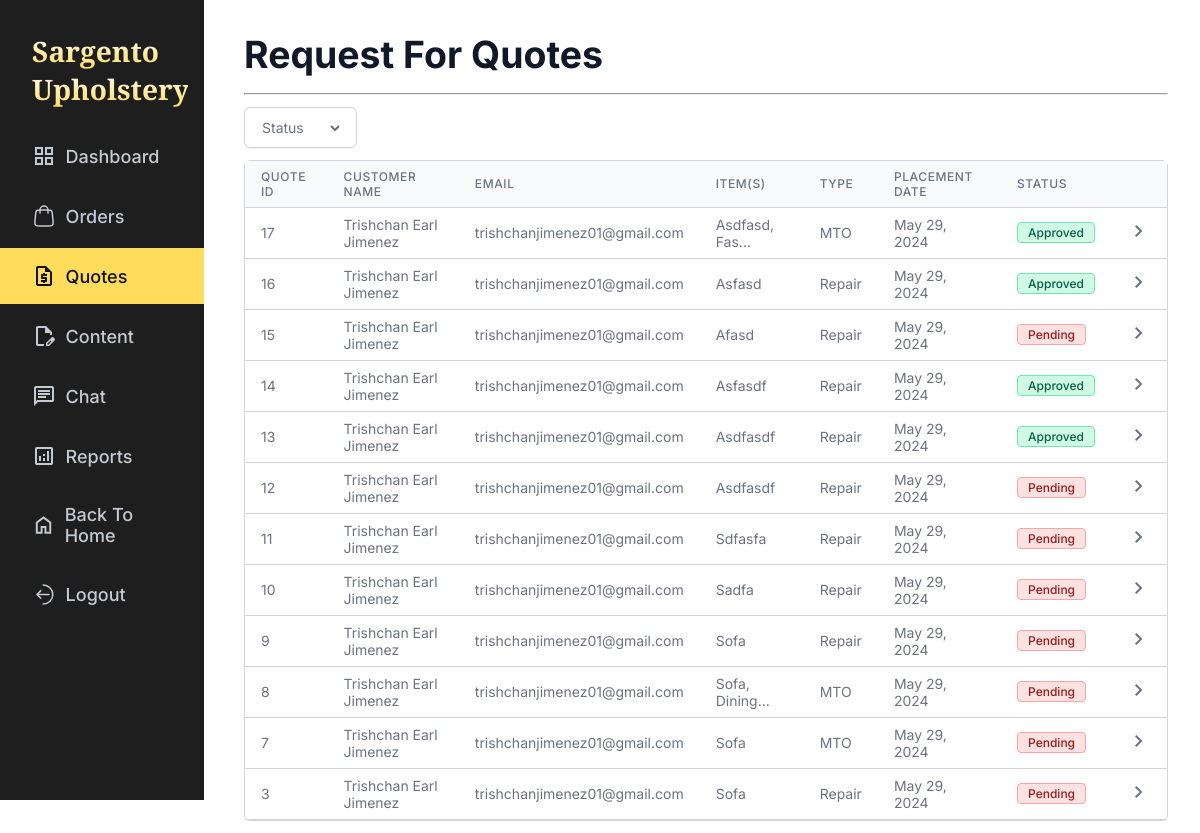
Before: /admin/quotations.php (signed in) with the older database file.
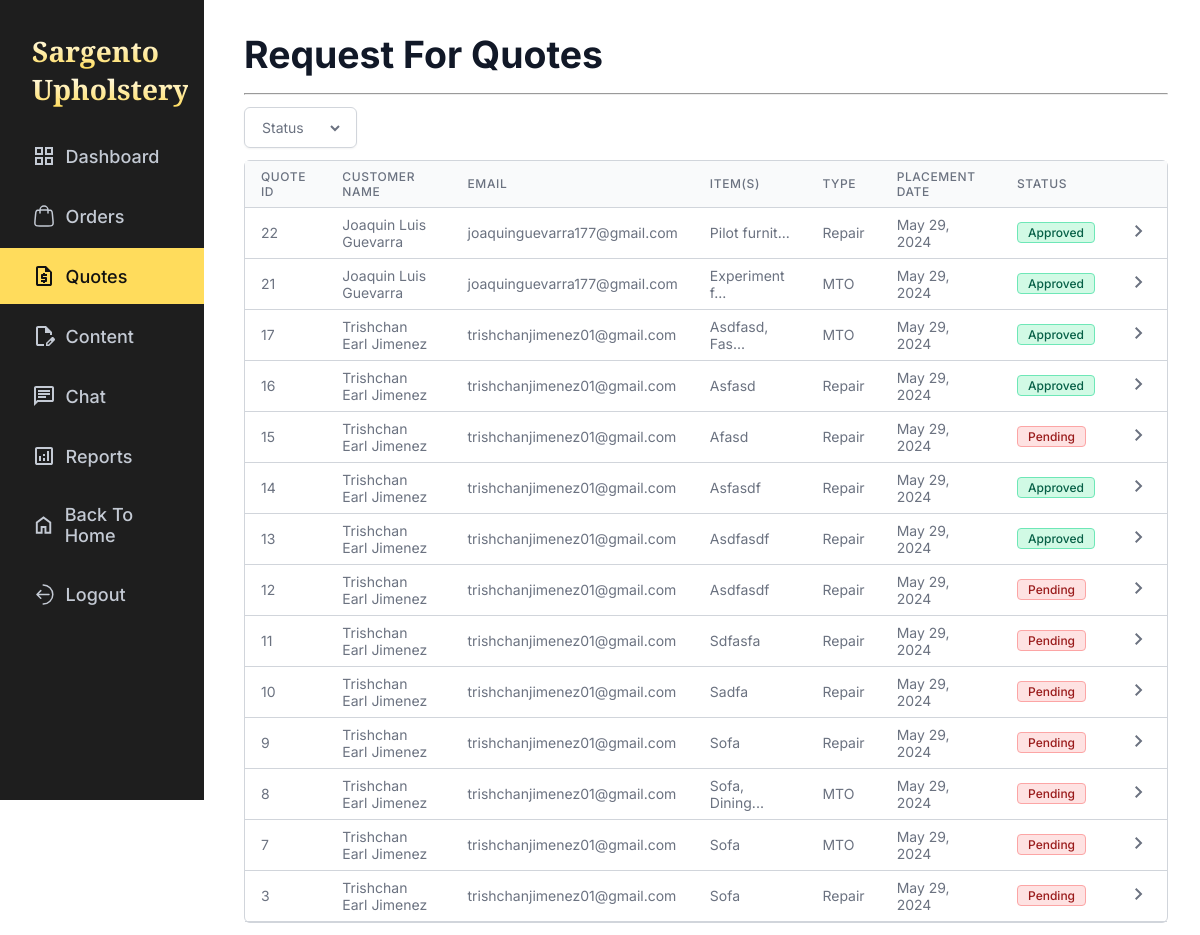
After: the same page with the newer database file.
### tables this page shows
CREATE TABLE `quotes` (
  `quote_id` int NOT NULL,
  `customer_id` int DEFAULT NULL,
  `service_type` enum('','repair','mto') DEFAULT NULL,
  `total_price` float DEFAULT NULL,
  `quote_status` enum('pending','approved','modified','rejected','accepted','cancelled') DEFAULT 'pending',
  `created_at` timestamp NULL DEFAULT CURRENT_TIMESTAMP,
  `updated_at` timestamp NULL DEFAULT CURRENT_TIMESTAMP ON UPDATE CURRENT_TIMESTAMP
);

CREATE TABLE `users` (
  `user_id` int NOT NULL,
  `name` varchar(255) DEFAULT NULL,
  `email` varchar(255) NOT NULL,
  `password` char(255) NOT NULL,
  `user_type` enum('customer','admin') NOT NULL,
  `contact_number` varchar(11) NOT NULL,
  `token_hash` varchar(255) DEFAULT NULL,
  `token_expiry` datetime DEFAULT NULL
);

### admin/quotations.php (the view, shortened to what this page needs)
<?php
    require '../database_connection.php';
    $status_filter = isset($_GET['quote-status']) ? $_GET['quote-status'] : 'default';
    $quotationSql = "
        SELECT
            Q.quote_id,
            U.name,
            U.email,
            q.service_type AS type,
            GROUP_CONCAT(CONCAT(UPPER(SUBSTRING(I.furniture, 1, 1)), LOWER(SUBSTRING(I.furniture, 2))) SEPARATOR ', ') AS item,
            q.created_at AS placement_date,
            q.quote_status AS status
        FROM
            quotes Q
        JOIN
            users U ON U.user_id = Q.customer_id
        LEFT JOIN
            items I USING(quote_id)
        GROUP BY
            Q.quote_id
    ";
    if($status_filter !== 'default') {
        $quotationSql .= " HAVING status = :status_filter ";
    } else {
        $quotationSql .= "
            HAVING status = 'pending'
            OR status = 'approved'
        ";
    }
    $quotationSql .= " ORDER BY Q.quote_id DESC";
    $stmt = $conn->prepare($quotationSql);
    $stmt->execute();
    $quotations = $stmt->fetchAll(PDO::FETCH_ASSOC);
?>
<!DOCTYPE html>
<html lang="en">
<head>
    <link rel="stylesheet" href="../css/global.css">
    <link rel="stylesheet" href="../css/admin/quotations.css">
</head>
<body>
    <div class="orders">
        <?php require 'sidebar.php' ?>
        <div class="order-list">
            <p class="main-title">Request For Quotes</p>
            <hr class="divider">
            <form class="order-filters" method="get" action="">
                <div class="filter-type selector-container">
                    <select name="quote-status" id="" class="selector">
                        <option value="default">Status</option>
                    </select>
                </div>
            </form>
            <table class="order-table">
                <thead>
                    <tr>
                        <th>Quote Id</th>
                        <th>Customer Name</th>
                        <th>Email</th>
                        <th>Item(s)</th>
                        <th>Type</th>
                        <th>Placement Date</th>
                        <th>Status</th>
                        <th></th>
                    </tr>
                </thead>
                <tbody>
                    <?php
                        foreach($quotations AS $quote) {
                            $date = date('M d, Y', strtotime($quote['placement_date']));
                            $type = ($quote['type'] === "mto") ? "MTO" : "Repair";
                            $status = $quote['status'];
                            $status_text = ($status === "pending") ? "Pending" : "Approved";
                            $item = strlen($quote['item']) > 12 ? substr($quote['item'], 0, 12) . '...' : $quote['item'];
                            echo "
                            <tr data-id='{$quote['quote_id']}'>
                                <td>{$quote['quote_id']}</td>
                                <td>{$quote['name']}</td>
                                <td>{$quote['email']}</td>
                                <td>{$item}</td>
                                <td>{$type}</td>
                                <td>{$date}</td>
                                <td class='prod-status status'>
                                    <span data-prod-status='{$status}'>{$status_text}</span>
                                </td>
                                <td class='chevron-right'>
                                    <a href='quotation_details.php?quote-id={$quote['quote_id']}'>
                                        <svg xmlns='http://www.w3.org/2000/svg' height='24px' viewBox='0 -960 960 960' width='24px' fill='#6B7280'><path d='M504-480 320-664l56-56 240 240-240 240-56-56 184-184Z'/></svg>
                                    </a>
                                </td>
                            </tr>
                            ";
                        }
                   ?>
                </tbody>
            </table>
        </div>
    </div>
</body>
</html>

Changed rows visible on the page:
added quotes: quote_id "22", customer.name "Joaquin Luis Guevarra", customer.email "joaquinguevarra177@gmail.com", item "Pilot furnit...", service_type "Repair", created_at "May 29, 2024", quote_status "Approved"
added quotes: quote_id "21", customer.name "Joaquin Luis Guevarra", customer.email "joaquinguevarra177@gmail.com", item "Experiment f...", service_type "MTO", created_at "May 29, 2024", quote_status "Approved"
